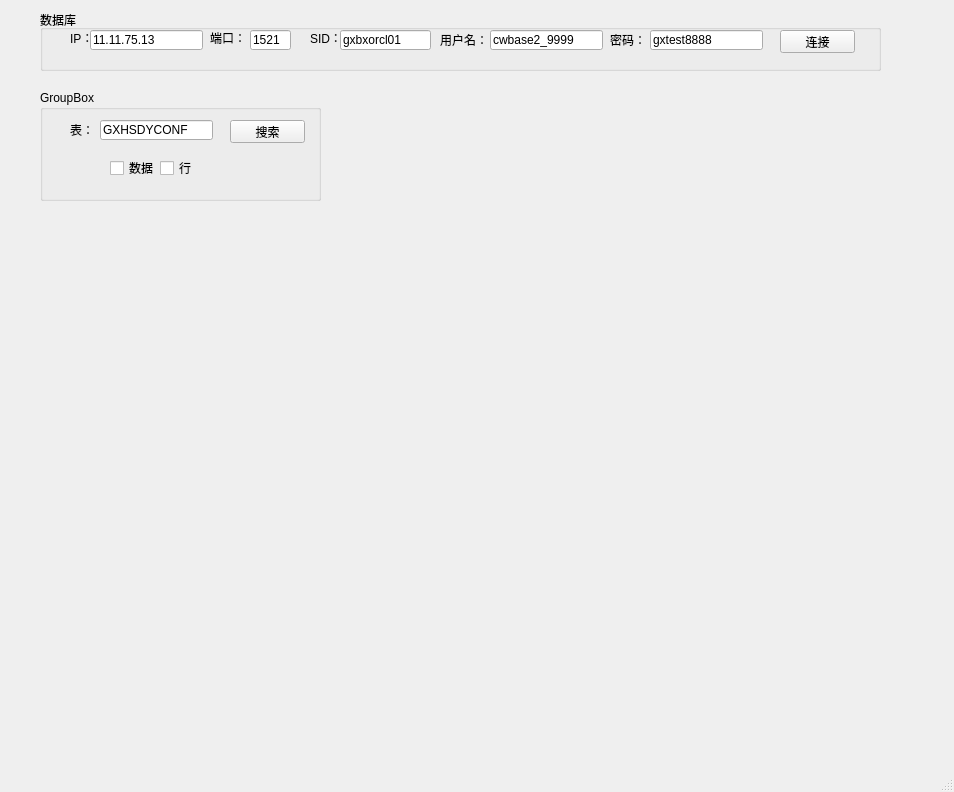
<?xml version="1.0" encoding="UTF-8"?>
<ui version="4.0">
 <class>MainWindow</class>
 <widget class="QMainWindow" name="MainWindow">
  <property name="geometry">
   <rect>
    <x>0</x>
    <y>0</y>
    <width>954</width>
    <height>792</height>
   </rect>
  </property>
  <property name="windowTitle">
   <string>MainWindow</string>
  </property>
  <widget class="QWidget" name="centralwidget">
   <widget class="QWidget" name="gridLayoutWidget">
    <property name="geometry">
     <rect>
      <x>40</x>
      <y>10</y>
      <width>841</width>
      <height>61</height>
     </rect>
    </property>
    <layout class="QGridLayout" name="gridLayout">
     <item row="0" column="0">
      <widget class="QGroupBox" name="groupBox">
       <property name="title">
        <string>数据库</string>
       </property>
       <widget class="QLabel" name="label">
        <property name="geometry">
         <rect>
          <x>30</x>
          <y>20</y>
          <width>31</width>
          <height>16</height>
         </rect>
        </property>
        <property name="text">
         <string>IP：</string>
        </property>
       </widget>
       <widget class="QLineEdit" name="editHost">
        <property name="geometry">
         <rect>
          <x>50</x>
          <y>20</y>
          <width>113</width>
          <height>20</height>
         </rect>
        </property>
        <property name="text">
         <string>11.11.75.13</string>
        </property>
       </widget>
       <widget class="QLineEdit" name="editPort">
        <property name="geometry">
         <rect>
          <x>210</x>
          <y>20</y>
          <width>41</width>
          <height>20</height>
         </rect>
        </property>
        <property name="text">
         <string>1521</string>
        </property>
       </widget>
       <widget class="QLabel" name="label_2">
        <property name="geometry">
         <rect>
          <x>170</x>
          <y>20</y>
          <width>31</width>
          <height>16</height>
         </rect>
        </property>
        <property name="text">
         <string>端口：</string>
        </property>
       </widget>
       <widget class="QLabel" name="label_3">
        <property name="geometry">
         <rect>
          <x>270</x>
          <y>20</y>
          <width>31</width>
          <height>16</height>
         </rect>
        </property>
        <property name="text">
         <string>SID：</string>
        </property>
       </widget>
       <widget class="QLineEdit" name="editSID">
        <property name="geometry">
         <rect>
          <x>300</x>
          <y>20</y>
          <width>91</width>
          <height>20</height>
         </rect>
        </property>
        <property name="text">
         <string>gxbxorcl01</string>
        </property>
       </widget>
       <widget class="QLabel" name="label_4">
        <property name="geometry">
         <rect>
          <x>400</x>
          <y>20</y>
          <width>51</width>
          <height>20</height>
         </rect>
        </property>
        <property name="text">
         <string>用户名：</string>
        </property>
       </widget>
       <widget class="QLineEdit" name="editUser">
        <property name="geometry">
         <rect>
          <x>450</x>
          <y>20</y>
          <width>113</width>
          <height>20</height>
         </rect>
        </property>
        <property name="text">
         <string>cwbase2_9999</string>
        </property>
       </widget>
       <widget class="QLabel" name="label_5">
        <property name="geometry">
         <rect>
          <x>570</x>
          <y>20</y>
          <width>51</width>
          <height>20</height>
         </rect>
        </property>
        <property name="text">
         <string>密码：</string>
        </property>
       </widget>
       <widget class="QLineEdit" name="editPassword">
        <property name="geometry">
         <rect>
          <x>610</x>
          <y>20</y>
          <width>113</width>
          <height>20</height>
         </rect>
        </property>
        <property name="text">
         <string>gxtest8888</string>
        </property>
       </widget>
       <widget class="QPushButton" name="btnConnect">
        <property name="geometry">
         <rect>
          <x>740</x>
          <y>20</y>
          <width>75</width>
          <height>23</height>
         </rect>
        </property>
        <property name="text">
         <string>连接</string>
        </property>
       </widget>
      </widget>
     </item>
    </layout>
   </widget>
   <widget class="QWidget" name="horizontalLayoutWidget">
    <property name="geometry">
     <rect>
      <x>40</x>
      <y>90</y>
      <width>281</width>
      <height>111</height>
     </rect>
    </property>
    <layout class="QHBoxLayout" name="horizontalLayout">
     <item>
      <widget class="QGroupBox" name="groupBox_2">
       <property name="title">
        <string>GroupBox</string>
       </property>
       <widget class="QPushButton" name="pushSearch">
        <property name="geometry">
         <rect>
          <x>190</x>
          <y>30</y>
          <width>75</width>
          <height>23</height>
         </rect>
        </property>
        <property name="text">
         <string>搜索</string>
        </property>
       </widget>
       <widget class="QLabel" name="label_6">
        <property name="geometry">
         <rect>
          <x>30</x>
          <y>30</y>
          <width>21</width>
          <height>20</height>
         </rect>
        </property>
        <property name="text">
         <string>表：</string>
        </property>
       </widget>
       <widget class="QLineEdit" name="lineEditSearch">
        <property name="geometry">
         <rect>
          <x>60</x>
          <y>30</y>
          <width>113</width>
          <height>20</height>
         </rect>
        </property>
        <property name="text">
         <string>GXHSDYCONF</string>
        </property>
       </widget>
       <widget class="QCheckBox" name="checkBoxFullString">
        <property name="geometry">
         <rect>
          <x>70</x>
          <y>70</y>
          <width>71</width>
          <height>16</height>
         </rect>
        </property>
        <property name="text">
         <string>数据</string>
        </property>
       </widget>
       <widget class="QCheckBox" name="checkBoxAsColumn">
        <property name="geometry">
         <rect>
          <x>120</x>
          <y>70</y>
          <width>71</width>
          <height>16</height>
         </rect>
        </property>
        <property name="text">
         <string>行</string>
        </property>
       </widget>
      </widget>
     </item>
    </layout>
   </widget>
  </widget>
  <widget class="QMenuBar" name="menubar">
   <property name="geometry">
    <rect>
     <x>0</x>
     <y>0</y>
     <width>954</width>
     <height>23</height>
    </rect>
   </property>
  </widget>
  <widget class="QStatusBar" name="statusbar"/>
 </widget>
 <resources/>
 <connections/>
</ui>
